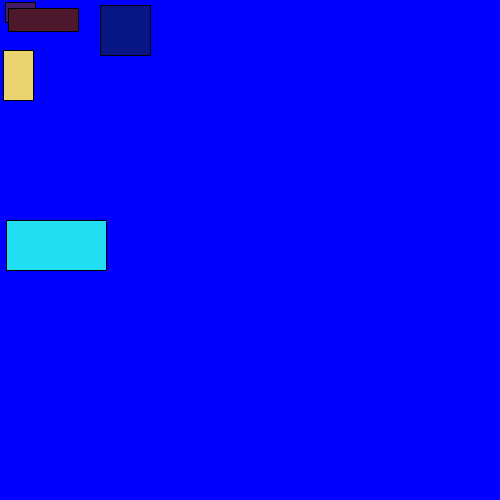
Frame 1 (no input)
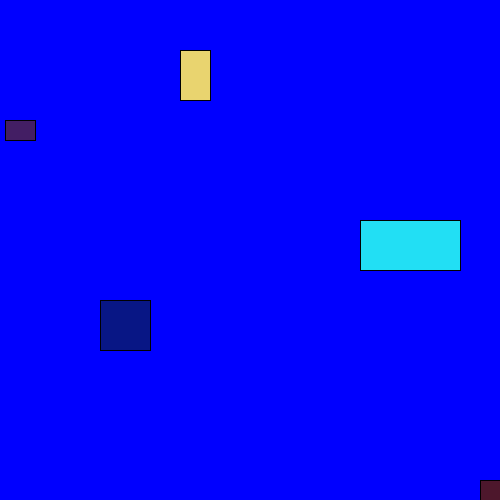
Frame 60 (the mouse pressed at the canvas centre just before this capture)
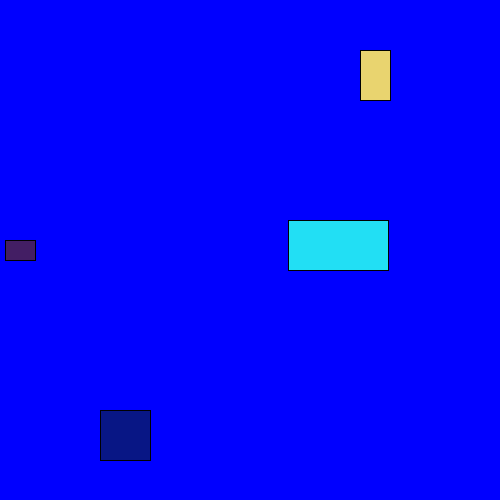
Frame 120 (the mouse held since frame 60 and released just before this capture)

The Processing sketch that drew these frames (run headless with seeded random() and noise(); from frame 60 on, the mouse is pressed at the canvas centre):

// Processing sketch: processing_31263
// ── processing_31263.pde

 Shoe hers = new Shoe(5, 10, 30, 20, 2, color(67,30,100));
 Shoe mine =  new Shoe(100, 100, 50, 50, 5, color(8,22,133));
 Sideshoe whee = new Sideshoe(100, 50, 30, 50, 3, color(233,212,111));
 Sideshoe omg = new Sideshoe(230, 220, 100, 50, 6, color(34,223,244));
 Diagonalshoe ohyeah = new Diagonalshoe(230, 112, 70, 23, 8, color(77,23,44));
 
void setup(){
  size(500, 500);
  background(random(255), random(255), random(255));
  frameRate(200);
 
}
void draw(){
  background(0, 0, 255);
  mine.drive();
  hers.drive();
  whee.drive();
  omg.drive();
  ohyeah.drive();
  mine.display();
 hers.display();
 whee.display();
 omg.display();
 ohyeah.display();
}






class Shoe {
int xPos;
int yPos;
int wid;
int hei;
color col;
int y;
int x;
float z;
float t;
float a;
float c;
int speed;
 
  Shoe(int x, int y, int w, int h,int spd, color c){
  xPos = x;
  yPos = y;
  wid = w;
  hei = h;
  col = c;
  speed=spd;
}
 
void display() {
  fill(col);
  rect (xPos, y, wid, hei);
}
 
 
void drive(){
 
y = y+speed;

 
  
    
   
   
  if(y>height){
     speed = -speed;
   }

if(y<0){
  speed = -speed;
}
 
  
}

}


  
  
  
  
  class Sideshoe {
int xPos;
int yPos;
int wid;
int hei;
color col;
int y;
int x;
float z;
float t;
float a;
float c;
int speed;
 
  Sideshoe(int x, int y, int w, int h,int spd, color c){
  xPos = x;
  yPos = y;
  wid = w;
  hei = h;
  col = c;
  speed=spd;
}
 
void display() {
  fill(col);
  rect (x, yPos, wid, hei);
}
 
 
void drive(){
 
x = x+speed;

 
  
    
   
   
  if(x>height){
     speed = -speed;
   
  }
if(x<0){
  speed = -speed;
}
 
  
}
  
 } 
  
  
  
  
  
  
class Diagonalshoe {
int xPos;
int yPos;
int wid;
int hei;
color col;
int y;
int x;
float z;
float t;
float a;
float c;
int speed;
 
  Diagonalshoe(int x, int y, int w, int h,int spd, color c){
  xPos = x;
  yPos = y;
  wid = w;
  hei = h;
  col = c;
  speed=spd;
}
 
void display() {
  fill(col);
  rect (x, y, wid, hei);
}
 
 
void drive(){
 
x = x+speed;
y=y+speed;

 
  
    
   
   
  if(x>height){
     speed = -speed;
}
  if(y>height){
    speed = -speed;
   
}
  if(x<0){
    speed = -speed;
}
  if(y<0){
    speed = -speed;
  
}
  
  
  
 }
 
}  
 


  
